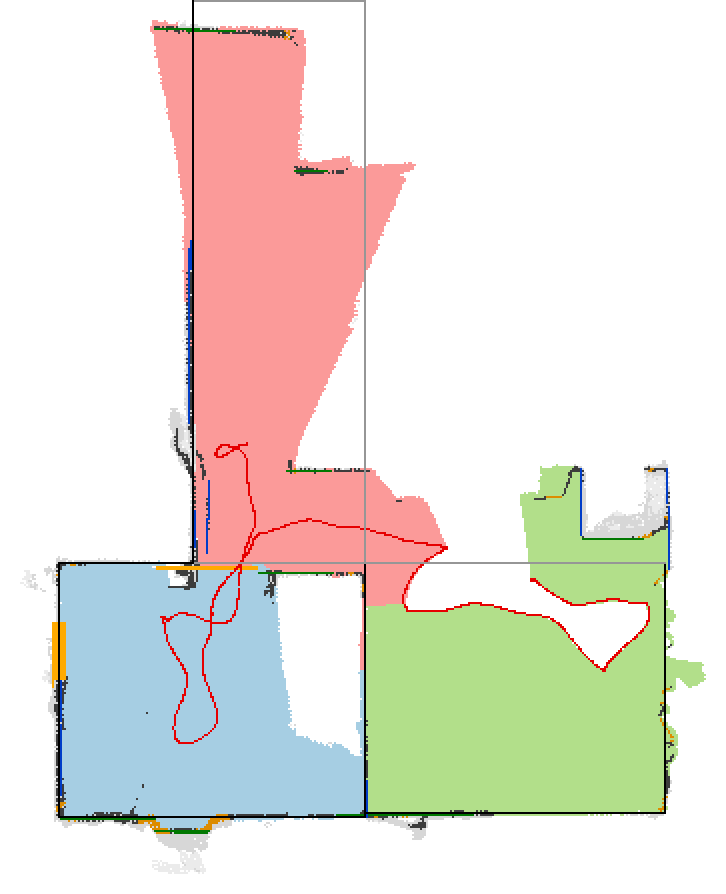
#> input picture results/single_room/debug_raster.png, 726 x 894 px
$ python explain_raster.py ../results/single_room/debug_raster.png ../results/single_room/debug_raster.png ../results/single_room/debug_raster.png
#> lines starting #> are read from the running program, lines starting #| are printed output that depends on the picture
"""Annotate a debug raster (scan run -debug) with numbered callouts and a
legend explaining every colour. Example points are chosen automatically:
for each colour, a pixel of that colour near the middle of where it
occurs (well inside filled areas), kept apart from other callouts.
Colours absent from a capture are listed as "not present here".

usage: python scripts/explain_raster.py <debug_raster.png> <out.png> [title]
"""
import sys

import numpy as np
from PIL import Image, ImageDraw, ImageFont
from scipy import ndimage

src, out = sys.argv[1], sys.argv[2]
title = sys.argv[3] if len(sys.argv) > 3 else src
img = Image.open(src).convert("RGB")
#> img is the input picture: PIL image 726x894 RGB; mean R, G, B 233.2, 227.5, 219.7
# Video/photo rasters use 5 cm cells and come out small: enlarge them
# (nearest neighbour, pixels stay sharp) so callouts do not pile up.
scale = 1
if img.size[1] < 900:
    scale = -(-900 // img.size[1])
#> scale = 2
    img = img.resize((img.size[0] * scale, img.size[1] * scale), Image.NEAREST)
#> img: PIL image 1452x1788 RGB
px = np.asarray(img).astype(int)
H, W = px.shape[:2]
#> H = 1788; W = 1452

PASTELS = [(166, 206, 227), (178, 223, 138), (251, 154, 153), (253, 191, 111), (202, 178, 214),
           (255, 255, 153), (141, 211, 199), (252, 205, 229), (204, 235, 197)]


def mask_of(colors):
    m = np.zeros((H, W), bool)
    for c in colors:
        m |= np.all(px == np.array(c), axis=2)
    return m


def inside_plan():
    """Pixels enclosed by the plan: within the room area's bounding rows
    and columns on both sides (a cheap 'surrounded' test)."""
    rooms = mask_of(PASTELS) | mask_of([(0, 0, 0), (60, 60, 60), (0, 120, 0), (0, 60, 200)])
    left = np.maximum.accumulate(rooms, axis=1)
    right = np.maximum.accumulate(rooms[:, ::-1], axis=1)[:, ::-1]
    up = np.maximum.accumulate(rooms, axis=0)
    down = np.maximum.accumulate(rooms[::-1], axis=0)[::-1]
    return left & right & up & down


# (colours, kind, title, explanation); kind: "line" or "fill"
ITEMS = [
    ([(230, 0, 0)], "line", "Red line / dots", "Camera positions: a line along a LiDAR or video walk, separate dots where photos were taken"),
    (PASTELS, "fill", "Pastel fill", "One detected room; each room gets its own colour"),
    ([(0, 0, 0)], "line", "Thin black line", "Room outline snapped onto a measured wall surface"),
    ([(150, 150, 150)], "line", "Thin grey line", "Inferred room edge: no wall measured there (open plan, unscanned, or a fallback rectangle)"),
    ([(60, 60, 60)], "line", "Dark grey", "Wall cell (points fill at least half of the 0.3-2.0 m height band) that is not on a long straight run: thick walls, corners, clutter"),
    ([(0, 120, 0)], "line", "Green", "Wall on a straight left-right run of 30 cm or more"),
    ([(0, 60, 200)], "line", "Blue", "Wall on a straight up-down run of 30 cm or more"),
    ([(220, 0, 220)], "line", "Magenta bar", "Gap in a wall (0.5-1.6 m) WITH wall seen above it (header): a door or window"),
    ([(255, 170, 0)], "line", "Orange bar", "Gap in a wall (0.5-1.6 m) with nothing seen above it: an opening, or not scanned"),
    ([(215, 215, 215)], "fill", "Mid grey", "Furniture / objects between floor and 2 m (also seen outside, through windows)"),
    ([(235, 235, 235)], "fill", "Light grey", "Floor that was seen but is not part of any room"),
    ([(255, 255, 255)], "hole", "White inside the plan", "Nothing observed (e.g. a closed cupboard or a room never entered)"),
]


def pick(colors, kind, taken):
    m = mask_of(colors)
    if kind == "hole":
        m &= inside_plan()
    if kind in ("fill", "hole"):
        d = ndimage.distance_transform_edt(m)
        if d.max() >= 6:
            m = d >= min(12, d.max() / 2)  # well inside the area
    ys, xs = np.nonzero(m)
    if len(xs) < 20:
        return None
    cx, cy = np.median(xs), np.median(ys)
    order = np.argsort((xs - cx) ** 2 + (ys - cy) ** 2)
    for k in order[:: max(1, len(order) // 4000)]:
        x, y = int(xs[k]), int(ys[k])
        if all((x - tx) ** 2 + (y - ty) ** 2 > 70 ** 2 for tx, ty in taken):
            return x, y
    return int(xs[order[0]]), int(ys[order[0]])


def font(size, bold=False):
    for name in (("arialbd.ttf" if bold else "arial.ttf"), "DejaVuSans.ttf"):
        try:
            return ImageFont.truetype(name, size)
        except OSError:
            pass
    return ImageFont.load_default()


PANEL = 760
canvas = Image.new("RGB", (W + PANEL, max(H, 1500)), "white")
#> canvas: PIL image 2212x1788 RGB; every value is 255
canvas.paste(img, (0, 0))
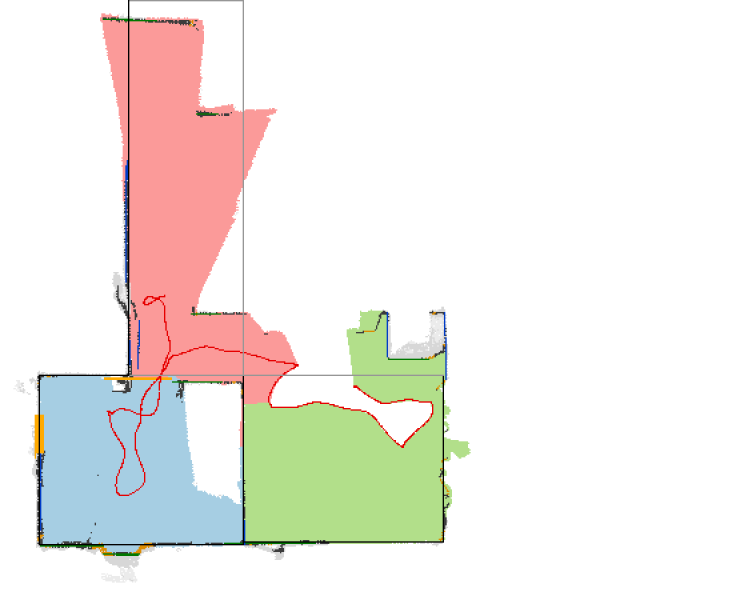
#> canvas: PIL image 2212x1788 RGB (shown at 1/3 size); mean R, G, B 240.7, 236.9, 231.8
d = ImageDraw.Draw(canvas)
f_title, f_head, f_text, f_num = font(30, True), font(21, True), font(19), font(20, True)
d.text((W + 30, 24), "How to read this picture", font=f_title, fill=(20, 20, 20))
d.text((W + 30, 66), f"Top-down view: {title}", font=f_text, fill=(60, 60, 60))
d.text((W + 30, 92), "Made by:  bin/scan run <capture> -debug", font=f_text, fill=(60, 60, 60))
d.text((W + 30, 118), "Numbers point to an example of each colour." + (f" Enlarged {scale}x." if scale > 1 else ""),
       font=f_text, fill=(60, 60, 60))

y, taken = 170, []
for n, (colors, kind, head, text) in enumerate(ITEMS, 1):
    p = pick(colors, kind, taken)
    swatch = colors[0] if p is None else tuple(px[p[1], p[0]])
    d.ellipse((W + 30, y, W + 62, y + 32), fill=(20, 20, 20) if p else (170, 170, 170))
    d.text((W + 46, y + 16), str(n), font=f_num, fill="white", anchor="mm")
    d.rectangle((W + 76, y + 4, W + 110, y + 28), fill=swatch, outline=(120, 120, 120))
    d.text((W + 124, y), head + ("" if p else "  (not present here)"), font=f_head,
           fill=(20, 20, 20) if p else (150, 150, 150))
    words, line, ly = text.split(), "", y + 28
    for w in words:
        trial = (line + " " + w).strip()
        if d.textlength(trial, font=f_text) > PANEL - 150:
            d.text((W + 124, ly), line, font=f_text, fill=(70, 70, 70))
            line, ly = w, ly + 24
        else:
            line = trial
    d.text((W + 124, ly), line, font=f_text, fill=(70, 70, 70))
    y = ly + 40
    if p is None:
        continue
    taken.append(p)
    x, yy = p
    bx, by = min(x + 28, W - 20), max(yy - 28, 20)
    d.line((x, yy, bx, by), fill=(20, 20, 20), width=3)
    d.ellipse((x - 6, yy - 6, x + 6, yy + 6), outline=(20, 20, 20), width=3)
    d.ellipse((bx - 17, by - 17, bx + 17, by + 17), fill=(255, 230, 0), outline=(20, 20, 20), width=3)
    d.text((bx, by), str(n), font=f_num, fill=(20, 20, 20), anchor="mm")
#> this loop made 12 passes
#> swatch on passes 1 to 12: (230, 0, 0), (166, 206, 227), (0, 0, 0), (150, 150, 150), (60, 60, 60), (0, 120, 0), (0, 60, 200), (220, 0, 220), (255, 170, 0), (215, 215, 215), (235, 235, 235), (255, 255, 255)
#> after the loop, taken = [(479, 1199), (548, 1272), (387, 1127), (729, 863), (417, 1059), (672, 1628), (416, 989), (126, 1271), (369, 1678), (1309, 1018), (671, 1265)]

canvas.save(out)
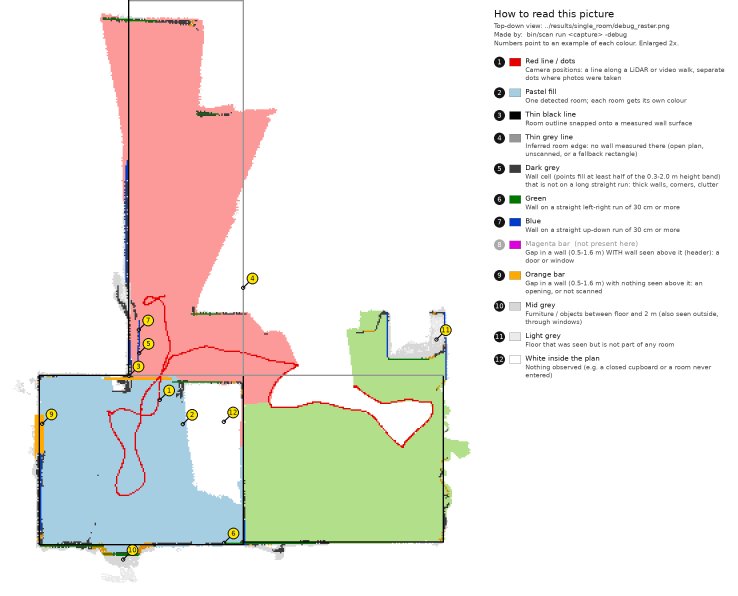
#> saved as debug_raster.png: PIL image 2212x1788 RGB (shown at 1/3 size); mean R, G, B 237.4, 233.6, 228.1
print("wrote", out, canvas.size)
#| wrote ../results/single_room/debug_raster.png (2212, 1788)
